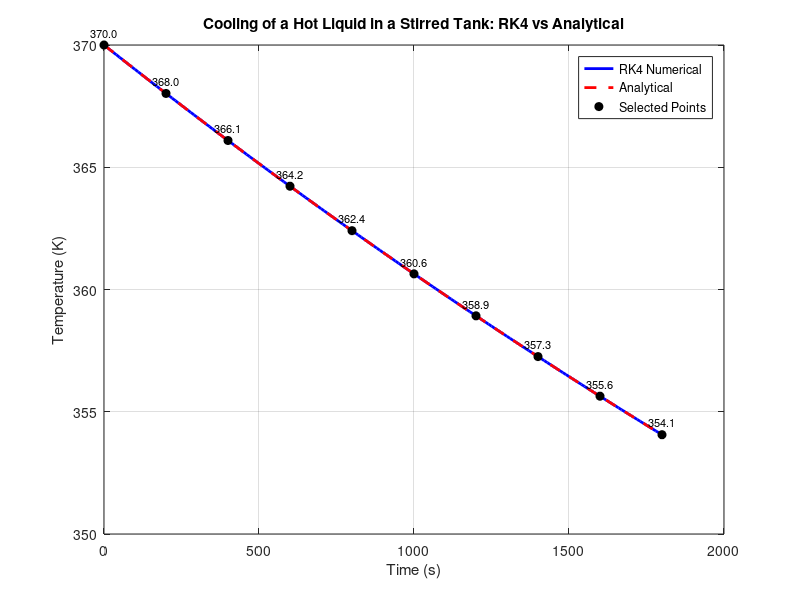

Source code (MATLAB):
% Cooling of Hot Liquid in a Stirred Tank: Solved using RK4 & compared to Analytical

%  Parameters 
U = 150;              % Overall heat transfer coefficient (W/m^2·K)
A = 2;                % Heat transfer area (m^2)
rho = 1000;           % Density of liquid (kg/m^3)
V = 0.5;              % Volume of liquid (m^3)
Cp = 4180;            % Specific heat capacity (J/kg·K)
Tc = 300;             % Coolant temperature (K)
T0 = 370;             % Initial liquid temperature (K)

% Derived constant
k = (U*A)/(rho*V*Cp);  % 1/s

% Time settings
t0 = 0; tf = 1800; dt = 10;
t = t0:dt:tf;
N = length(t);
T = zeros(size(t));
T(1) = T0;

% ODE definition
f = @(T) -k*(T - Tc);

%  RK4 Integration 
for i = 1:N-1
    k1 = f(T(i));
    k2 = f(T(i) + 0.5*dt*k1);
    k3 = f(T(i) + 0.5*dt*k2);
    k4 = f(T(i) + dt*k3);
    
    T(i+1) = T(i) + (dt/6)*(k1 + 2*k2 + 2*k3 + k4);
end

%  Analytical Solution 
T_exact = Tc + (T0 - Tc) * exp(-k * t);

%  Print & Compare Selected Values
% Select 10 equally spaced points
n_points = 10;
idx = round(linspace(1, N, n_points));
t_selected = t(idx);
T_rk4_selected = T(idx);
T_exact_selected = T_exact(idx);
abs_error_selected = abs(T_rk4_selected - T_exact_selected);

% Print table
fprintf('\nComparison of RK4 and Analytical Solutions at Selected Times:\n');
fprintf('Time (s)    T (RK4)    T (Analytical)    Absolute Error\n');
fprintf('--------    --------   --------------    --------------\n');
for i = 1:n_points
    fprintf('%8.0f    %9.3f      %12.3f      %10.5f\n', ...
        t_selected(i), T_rk4_selected(i), T_exact_selected(i), abs_error_selected(i));
end

% Max error
max_error = max(abs(T - T_exact));
fprintf('\nMaximum absolute error over all points: %.16f K\n', max_error);

%  Plot: RK4 vs Analytical
figure;
plot(t, T, 'b-', 'LineWidth', 2); hold on;
plot(t, T_exact, 'r--', 'LineWidth', 2);
plot(t_selected, T_rk4_selected, 'ko', 'MarkerFaceColor', 'k');  % markers

% Annotate selected points
for i = 1:n_points
    text(t_selected(i), T_rk4_selected(i)+0.5, ...
        sprintf('%.1f', T_rk4_selected(i)), ...
        'FontSize', 8, 'HorizontalAlignment', 'center');
end

legend('RK4 Numerical', 'Analytical', 'Selected Points', 'Location', 'best');
xlabel('Time (s)');
ylabel('Temperature (K)');
title('Cooling of a Hot Liquid in a Stirred Tank: RK4 vs Analytical');
grid on;
